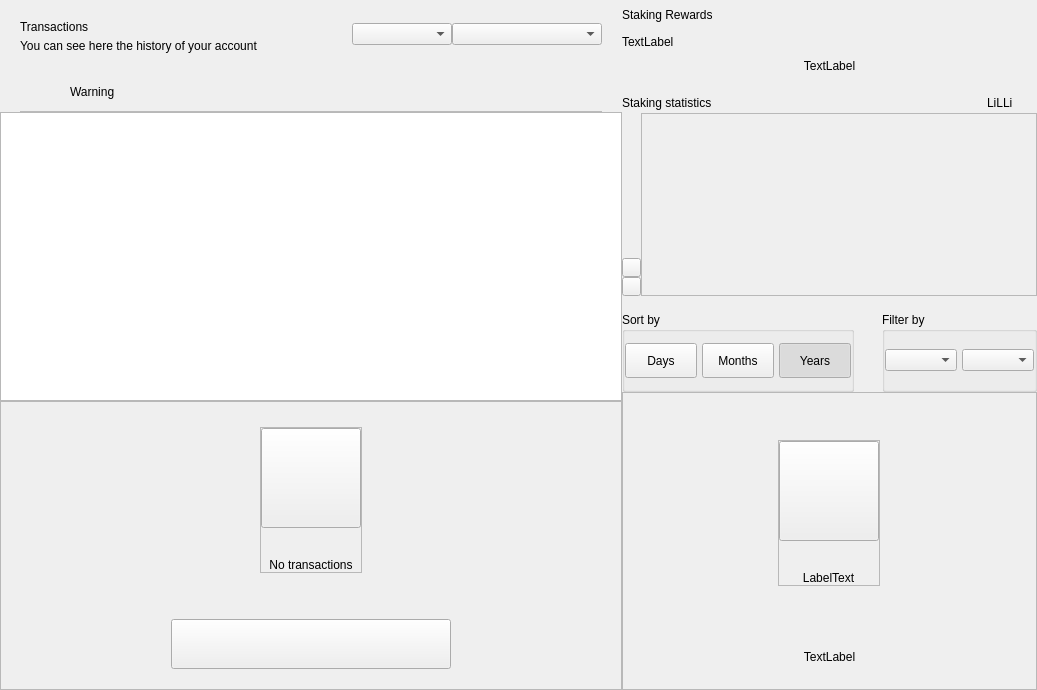
<?xml version="1.0" encoding="UTF-8"?>
<ui version="4.0">
 <class>DashboardWidget</class>
 <widget class="QWidget" name="DashboardWidget">
  <property name="geometry">
   <rect>
    <x>0</x>
    <y>0</y>
    <width>1037</width>
    <height>690</height>
   </rect>
  </property>
  <property name="windowTitle">
   <string>Form</string>
  </property>
  <layout class="QHBoxLayout" name="horizontalLayout_2" stretch="3,2">
   <property name="spacing">
    <number>0</number>
   </property>
   <property name="leftMargin">
    <number>0</number>
   </property>
   <property name="topMargin">
    <number>0</number>
   </property>
   <property name="rightMargin">
    <number>0</number>
   </property>
   <property name="bottomMargin">
    <number>0</number>
   </property>
   <item>
    <widget class="QWidget" name="left" native="true">
     <layout class="QVBoxLayout" name="left_2">
      <property name="spacing">
       <number>0</number>
      </property>
      <property name="leftMargin">
       <number>0</number>
      </property>
      <property name="topMargin">
       <number>0</number>
      </property>
      <property name="rightMargin">
       <number>0</number>
      </property>
      <property name="bottomMargin">
       <number>0</number>
      </property>
      <item>
       <layout class="QVBoxLayout" name="verticalLayout22">
        <property name="spacing">
         <number>0</number>
        </property>
        <property name="leftMargin">
         <number>20</number>
        </property>
        <property name="topMargin">
         <number>15</number>
        </property>
        <property name="rightMargin">
         <number>20</number>
        </property>
        <item>
         <widget class="QFrame" name="left_top_container">
          <layout class="QHBoxLayout" name="horizontalLayout">
           <property name="spacing">
            <number>0</number>
           </property>
           <property name="leftMargin">
            <number>0</number>
           </property>
           <property name="topMargin">
            <number>0</number>
           </property>
           <property name="rightMargin">
            <number>0</number>
           </property>
           <property name="bottomMargin">
            <number>0</number>
           </property>
           <item>
            <layout class="QVBoxLayout" name="verticalLayout_5">
             <property name="spacing">
              <number>5</number>
             </property>
             <property name="topMargin">
              <number>5</number>
             </property>
             <item>
              <widget class="QLabel" name="labelTitle">
               <property name="text">
                <string>Transactions</string>
               </property>
              </widget>
             </item>
             <item>
              <widget class="QLabel" name="labelSubtitle">
               <property name="text">
                <string>You can see here the history of your account</string>
               </property>
               <property name="alignment">
                <set>Qt::AlignLeading|Qt::AlignLeft|Qt::AlignVCenter</set>
               </property>
              </widget>
             </item>
            </layout>
           </item>
           <item>
            <spacer name="horizontalSpacer">
             <property name="orientation">
              <enum>Qt::Horizontal</enum>
             </property>
             <property name="sizeHint" stdset="0">
              <size>
               <width>40</width>
               <height>20</height>
              </size>
             </property>
            </spacer>
           </item>
           <item>
            <widget class="QComboBox" name="comboBoxSortType">
             <property name="minimumSize">
              <size>
               <width>100</width>
               <height>0</height>
              </size>
             </property>
            </widget>
           </item>
           <item>
            <widget class="QComboBox" name="comboBoxSort">
             <property name="minimumSize">
              <size>
               <width>150</width>
               <height>0</height>
              </size>
             </property>
            </widget>
           </item>
          </layout>
         </widget>
        </item>
       </layout>
      </item>
      <item>
       <spacer name="verticalSpacer">
        <property name="orientation">
         <enum>Qt::Vertical</enum>
        </property>
        <property name="sizeType">
         <enum>QSizePolicy::Fixed</enum>
        </property>
        <property name="sizeHint" stdset="0">
         <size>
          <width>20</width>
          <height>20</height>
         </size>
        </property>
       </spacer>
      </item>
      <item>
       <widget class="QWidget" name="layoutWarning" native="true">
        <layout class="QVBoxLayout" name="verticalLayout_3">
         <property name="spacing">
          <number>0</number>
         </property>
         <property name="leftMargin">
          <number>0</number>
         </property>
         <property name="topMargin">
          <number>0</number>
         </property>
         <property name="rightMargin">
          <number>0</number>
         </property>
         <property name="bottomMargin">
          <number>0</number>
         </property>
         <item>
          <widget class="QWidget" name="containerWarning" native="true">
           <layout class="QVBoxLayout" name="verticalLayout_21">
            <property name="spacing">
             <number>9</number>
            </property>
            <property name="leftMargin">
             <number>20</number>
            </property>
            <property name="topMargin">
             <number>9</number>
            </property>
            <property name="rightMargin">
             <number>20</number>
            </property>
            <property name="bottomMargin">
             <number>0</number>
            </property>
            <item>
             <widget class="QFrame" name="frameWarning">
              <property name="styleSheet">
               <string notr="true">border:none;</string>
              </property>
              <property name="frameShape">
               <enum>QFrame::StyledPanel</enum>
              </property>
              <property name="frameShadow">
               <enum>QFrame::Raised</enum>
              </property>
              <layout class="QHBoxLayout" name="horizontalLayout11" stretch="0,0,2">
               <property name="leftMargin">
                <number>0</number>
               </property>
               <property name="topMargin">
                <number>0</number>
               </property>
               <property name="rightMargin">
                <number>0</number>
               </property>
               <property name="bottomMargin">
                <number>0</number>
               </property>
               <item alignment="Qt::AlignVCenter">
                <widget class="QPushButton" name="imgWarning">
                 <property name="styleSheet">
                  <string notr="true">border:none;</string>
                 </property>
                 <property name="text">
                  <string/>
                 </property>
                 <property name="iconSize">
                  <size>
                   <width>24</width>
                   <height>24</height>
                  </size>
                 </property>
                </widget>
               </item>
               <item>
                <spacer name="horizontalSpacer_3">
                 <property name="orientation">
                  <enum>Qt::Horizontal</enum>
                 </property>
                 <property name="sizeType">
                  <enum>QSizePolicy::Fixed</enum>
                 </property>
                 <property name="sizeHint" stdset="0">
                  <size>
                   <width>12</width>
                   <height>20</height>
                  </size>
                 </property>
                </spacer>
               </item>
               <item alignment="Qt::AlignVCenter">
                <widget class="QLabel" name="lblWarning">
                 <property name="styleSheet">
                  <string notr="true"/>
                 </property>
                 <property name="text">
                  <string>Warning</string>
                 </property>
                 <property name="alignment">
                  <set>Qt::AlignBottom|Qt::AlignLeading|Qt::AlignLeft</set>
                 </property>
                </widget>
               </item>
              </layout>
             </widget>
            </item>
            <item>
             <widget class="QLabel" name="lblDivisory">
              <property name="minimumSize">
               <size>
                <width>0</width>
                <height>1</height>
               </size>
              </property>
              <property name="maximumSize">
               <size>
                <width>16777215</width>
                <height>1</height>
               </size>
              </property>
              <property name="styleSheet">
               <string notr="true">background-color:#bababa;</string>
              </property>
              <property name="text">
               <string/>
              </property>
              <property name="alignment">
               <set>Qt::AlignBottom|Qt::AlignLeading|Qt::AlignLeft</set>
              </property>
             </widget>
            </item>
           </layout>
          </widget>
         </item>
        </layout>
       </widget>
      </item>
      <item>
       <widget class="QListView" name="listTransactions">
        <property name="mouseTracking">
         <bool>true</bool>
        </property>
        <property name="selectionBehavior">
         <enum>QAbstractItemView::SelectItems</enum>
        </property>
        <property name="verticalScrollMode">
         <enum>QAbstractItemView::ScrollPerItem</enum>
        </property>
       </widget>
      </item>
      <item>
       <widget class="QFrame" name="emptyContainer">
        <property name="minimumSize">
         <size>
          <width>0</width>
          <height>100</height>
         </size>
        </property>
        <property name="frameShape">
         <enum>QFrame::StyledPanel</enum>
        </property>
        <property name="frameShadow">
         <enum>QFrame::Raised</enum>
        </property>
        <layout class="QVBoxLayout" name="verticalLayout_7" stretch="1,8,0,0">
         <property name="spacing">
          <number>0</number>
         </property>
         <property name="leftMargin">
          <number>0</number>
         </property>
         <property name="topMargin">
          <number>0</number>
         </property>
         <property name="rightMargin">
          <number>0</number>
         </property>
         <property name="bottomMargin">
          <number>20</number>
         </property>
         <item>
          <spacer name="verticalSpacer12">
           <property name="orientation">
            <enum>Qt::Vertical</enum>
           </property>
           <property name="sizeHint" stdset="0">
            <size>
             <width>20</width>
             <height>20</height>
            </size>
           </property>
          </spacer>
         </item>
         <item alignment="Qt::AlignHCenter|Qt::AlignVCenter">
          <widget class="QFrame" name="emptyScreen">
           <property name="sizePolicy">
            <sizepolicy hsizetype="Expanding" vsizetype="Expanding">
             <horstretch>0</horstretch>
             <verstretch>0</verstretch>
            </sizepolicy>
           </property>
           <property name="frameShape">
            <enum>QFrame::StyledPanel</enum>
           </property>
           <property name="frameShadow">
            <enum>QFrame::Raised</enum>
           </property>
           <layout class="QVBoxLayout" name="verticalLayout12">
            <property name="spacing">
             <number>30</number>
            </property>
            <property name="leftMargin">
             <number>0</number>
            </property>
            <property name="topMargin">
             <number>0</number>
            </property>
            <property name="rightMargin">
             <number>0</number>
            </property>
            <property name="bottomMargin">
             <number>0</number>
            </property>
            <item alignment="Qt::AlignHCenter|Qt::AlignVCenter">
             <widget class="QPushButton" name="pushImgEmpty">
              <property name="minimumSize">
               <size>
                <width>100</width>
                <height>100</height>
               </size>
              </property>
              <property name="maximumSize">
               <size>
                <width>100</width>
                <height>100</height>
               </size>
              </property>
              <property name="focusPolicy">
               <enum>Qt::NoFocus</enum>
              </property>
              <property name="text">
               <string/>
              </property>
              <property name="iconSize">
               <size>
                <width>100</width>
                <height>100</height>
               </size>
              </property>
             </widget>
            </item>
            <item alignment="Qt::AlignHCenter|Qt::AlignVCenter">
             <widget class="QLabel" name="labelEmpty">
              <property name="styleSheet">
               <string notr="true"/>
              </property>
              <property name="text">
               <string>No transactions</string>
              </property>
              <property name="alignment">
               <set>Qt::AlignCenter</set>
              </property>
             </widget>
            </item>
           </layout>
          </widget>
         </item>
         <item>
          <spacer name="verticalSpacer_21">
           <property name="orientation">
            <enum>Qt::Vertical</enum>
           </property>
           <property name="sizeHint" stdset="0">
            <size>
             <width>20</width>
             <height>40</height>
            </size>
           </property>
          </spacer>
         </item>
         <item alignment="Qt::AlignHCenter">
          <widget class="QPushButton" name="btnHowTo">
           <property name="minimumSize">
            <size>
             <width>280</width>
             <height>50</height>
            </size>
           </property>
           <property name="focusPolicy">
            <enum>Qt::NoFocus</enum>
           </property>
           <property name="text">
            <string/>
           </property>
          </widget>
         </item>
        </layout>
       </widget>
      </item>
     </layout>
    </widget>
   </item>
   <item>
    <widget class="QWidget" name="right" native="true">
     <property name="minimumSize">
      <size>
       <width>200</width>
       <height>0</height>
      </size>
     </property>
     <layout class="QVBoxLayout" name="verticalLayout_31">
      <property name="spacing">
       <number>0</number>
      </property>
      <property name="leftMargin">
       <number>0</number>
      </property>
      <property name="topMargin">
       <number>0</number>
      </property>
      <property name="rightMargin">
       <number>0</number>
      </property>
      <property name="bottomMargin">
       <number>0</number>
      </property>
      <item>
       <layout class="QVBoxLayout" name="verticalLayout_2" stretch="0,0,0,0,0,0,0">
        <property name="spacing">
         <number>0</number>
        </property>
        <item>
         <layout class="QHBoxLayout" name="horizontalLayout_3">
          <property name="spacing">
           <number>0</number>
          </property>
          <item>
           <layout class="QVBoxLayout" name="verticalLayout_6">
            <property name="spacing">
             <number>5</number>
            </property>
            <item>
             <widget class="QLabel" name="labelTitle2">
              <property name="minimumSize">
               <size>
                <width>0</width>
                <height>30</height>
               </size>
              </property>
              <property name="text">
               <string>Staking Rewards</string>
              </property>
             </widget>
            </item>
            <item>
             <widget class="QLabel" name="labelMessage">
              <property name="text">
               <string>TextLabel</string>
              </property>
             </widget>
            </item>
           </layout>
          </item>
          <item>
           <spacer name="horizontalSpacer_2">
            <property name="orientation">
             <enum>Qt::Horizontal</enum>
            </property>
            <property name="sizeType">
             <enum>QSizePolicy::MinimumExpanding</enum>
            </property>
            <property name="sizeHint" stdset="0">
             <size>
              <width>20</width>
              <height>20</height>
             </size>
            </property>
           </spacer>
          </item>
         </layout>
        </item>
        <item>
         <spacer name="verticalSpacer_4">
          <property name="orientation">
           <enum>Qt::Vertical</enum>
          </property>
          <property name="sizeType">
           <enum>QSizePolicy::Fixed</enum>
          </property>
          <property name="sizeHint" stdset="0">
           <size>
            <width>20</width>
            <height>10</height>
           </size>
          </property>
         </spacer>
        </item>
        <item>
         <layout class="QHBoxLayout" name="horizontalLayout_5" stretch="0">
          <property name="spacing">
           <number>0</number>
          </property>
          <item>
           <widget class="QLabel" name="labelAmountPiv">
            <property name="text">
             <string>TextLabel</string>
            </property>
            <property name="alignment">
             <set>Qt::AlignCenter</set>
            </property>
           </widget>
          </item>
         </layout>
        </item>
        <item>
         <spacer name="verticalSpacer_6">
          <property name="orientation">
           <enum>Qt::Vertical</enum>
          </property>
          <property name="sizeType">
           <enum>QSizePolicy::Fixed</enum>
          </property>
          <property name="sizeHint" stdset="0">
           <size>
            <width>20</width>
            <height>20</height>
           </size>
          </property>
         </spacer>
        </item>
        <item>
         <widget class="QWidget" name="layoutChart" native="true">
          <layout class="QVBoxLayout" name="verticalLayout_8" stretch="3,0">
           <property name="spacing">
            <number>16</number>
           </property>
           <property name="leftMargin">
            <number>0</number>
           </property>
           <property name="topMargin">
            <number>0</number>
           </property>
           <property name="rightMargin">
            <number>0</number>
           </property>
           <property name="bottomMargin">
            <number>0</number>
           </property>
           <item>
            <widget class="QWidget" name="verticalWidgetChart" native="true">
             <property name="minimumSize">
              <size>
               <width>0</width>
               <height>190</height>
              </size>
             </property>
             <property name="maximumSize">
              <size>
               <width>16777215</width>
               <height>16777215</height>
              </size>
             </property>
             <layout class="QVBoxLayout" name="verticalLayout_4" stretch="1,5">
              <property name="spacing">
               <number>0</number>
              </property>
              <property name="leftMargin">
               <number>0</number>
              </property>
              <property name="topMargin">
               <number>0</number>
              </property>
              <property name="rightMargin">
               <number>0</number>
              </property>
              <property name="bottomMargin">
               <number>0</number>
              </property>
              <item>
               <layout class="QHBoxLayout" name="horizontalLayout_4">
                <item>
                 <widget class="QLabel" name="labelChart">
                  <property name="text">
                   <string>Staking statistics</string>
                  </property>
                 </widget>
                </item>
                <item>
                 <spacer name="horizontalSpacer_4">
                  <property name="orientation">
                   <enum>Qt::Horizontal</enum>
                  </property>
                  <property name="sizeHint" stdset="0">
                   <size>
                    <width>40</width>
                    <height>20</height>
                   </size>
                  </property>
                 </spacer>
                </item>
                <item>
                 <widget class="QLabel" name="labelSquarePiv">
                  <property name="minimumSize">
                   <size>
                    <width>14</width>
                    <height>14</height>
                   </size>
                  </property>
                  <property name="maximumSize">
                   <size>
                    <width>14</width>
                    <height>14</height>
                   </size>
                  </property>
                  <property name="text">
                   <string/>
                  </property>
                 </widget>
                </item>
                <item>
                 <widget class="QLabel" name="labelPiv">
                  <property name="text">
                   <string>LiLLi</string>
                  </property>
                 </widget>
                </item>
                <item>
                 <spacer name="horizontalSpacer_5">
                  <property name="orientation">
                   <enum>Qt::Horizontal</enum>
                  </property>
                  <property name="sizeType">
                   <enum>QSizePolicy::Fixed</enum>
                  </property>
                  <property name="sizeHint" stdset="0">
                   <size>
                    <width>10</width>
                    <height>20</height>
                   </size>
                  </property>
                 </spacer>
                </item>
                <item>
                 <widget class="QLabel" name="labelSquarezPiv">
                  <property name="minimumSize">
                   <size>
                    <width>14</width>
                    <height>14</height>
                   </size>
                  </property>
                  <property name="maximumSize">
                   <size>
                    <width>14</width>
                    <height>14</height>
                   </size>
                  </property>
                  <property name="text">
                   <string/>
                  </property>
                 </widget>
                </item>
               </layout>
              </item>
              <item>
               <widget class="QWidget" name="chartContainer2" native="true">
                <property name="minimumSize">
                 <size>
                  <width>0</width>
                  <height>150</height>
                 </size>
                </property>
                <property name="styleSheet">
                 <string notr="true">#chartContainer{padding:0px; margin:0px;}</string>
                </property>
                <layout class="QHBoxLayout" name="horizontalLayout_11">
                 <property name="spacing">
                  <number>0</number>
                 </property>
                 <property name="leftMargin">
                  <number>0</number>
                 </property>
                 <property name="topMargin">
                  <number>0</number>
                 </property>
                 <property name="rightMargin">
                  <number>0</number>
                 </property>
                 <property name="bottomMargin">
                  <number>0</number>
                 </property>
                 <item>
                  <widget class="QWidget" name="containerChartArrow" native="true">
                   <property name="sizePolicy">
                    <sizepolicy hsizetype="Fixed" vsizetype="Preferred">
                     <horstretch>0</horstretch>
                     <verstretch>0</verstretch>
                    </sizepolicy>
                   </property>
                   <property name="minimumSize">
                    <size>
                     <width>19</width>
                     <height>0</height>
                    </size>
                   </property>
                   <property name="maximumSize">
                    <size>
                     <width>19</width>
                     <height>16777215</height>
                    </size>
                   </property>
                   <property name="styleSheet">
                    <string notr="true">#widget{
	padding:0px;
	margin:0px;
}</string>
                   </property>
                   <layout class="QVBoxLayout" name="verticalLayout_10">
                    <property name="spacing">
                     <number>0</number>
                    </property>
                    <property name="leftMargin">
                     <number>0</number>
                    </property>
                    <property name="rightMargin">
                     <number>0</number>
                    </property>
                    <property name="bottomMargin">
                     <number>0</number>
                    </property>
                    <item>
                     <spacer name="verticalSpacer_3">
                      <property name="orientation">
                       <enum>Qt::Vertical</enum>
                      </property>
                      <property name="sizeHint" stdset="0">
                       <size>
                        <width>20</width>
                        <height>127</height>
                       </size>
                      </property>
                     </spacer>
                    </item>
                    <item alignment="Qt::AlignVCenter">
                     <widget class="QWidget" name="containerArrows" native="true">
                      <layout class="QVBoxLayout" name="horizontalLayout_6" stretch="0,0">
                       <property name="spacing">
                        <number>0</number>
                       </property>
                       <property name="leftMargin">
                        <number>0</number>
                       </property>
                       <property name="topMargin">
                        <number>0</number>
                       </property>
                       <property name="rightMargin">
                        <number>0</number>
                       </property>
                       <property name="bottomMargin">
                        <number>0</number>
                       </property>
                       <item>
                        <widget class="QPushButton" name="pushButtonChartArrow">
                         <property name="minimumSize">
                          <size>
                           <width>19</width>
                           <height>19</height>
                          </size>
                         </property>
                         <property name="maximumSize">
                          <size>
                           <width>19</width>
                           <height>19</height>
                          </size>
                         </property>
                         <property name="focusPolicy">
                          <enum>Qt::NoFocus</enum>
                         </property>
                         <property name="styleSheet">
                          <string notr="true"/>
                         </property>
                         <property name="text">
                          <string/>
                         </property>
                        </widget>
                       </item>
                       <item>
                        <widget class="QPushButton" name="pushButtonChartRight">
                         <property name="minimumSize">
                          <size>
                           <width>19</width>
                           <height>19</height>
                          </size>
                         </property>
                         <property name="maximumSize">
                          <size>
                           <width>19</width>
                           <height>19</height>
                          </size>
                         </property>
                         <property name="focusPolicy">
                          <enum>Qt::NoFocus</enum>
                         </property>
                         <property name="styleSheet">
                          <string notr="true"/>
                         </property>
                         <property name="text">
                          <string/>
                         </property>
                        </widget>
                       </item>
                      </layout>
                     </widget>
                    </item>
                   </layout>
                  </widget>
                 </item>
                 <item>
                  <widget class="QFrame" name="chartContainer">
                   <property name="sizePolicy">
                    <sizepolicy hsizetype="Expanding" vsizetype="Preferred">
                     <horstretch>0</horstretch>
                     <verstretch>0</verstretch>
                    </sizepolicy>
                   </property>
                   <property name="styleSheet">
                    <string notr="true">padding:0px;
margin:0px;</string>
                   </property>
                   <property name="frameShape">
                    <enum>QFrame::StyledPanel</enum>
                   </property>
                   <property name="frameShadow">
                    <enum>QFrame::Raised</enum>
                   </property>
                  </widget>
                 </item>
                </layout>
               </widget>
              </item>
             </layout>
            </widget>
           </item>
           <item alignment="Qt::AlignVCenter">
            <widget class="QWidget" name="containerSort" native="true">
             <layout class="QHBoxLayout" name="horizontalLayout_6" stretch="3,2">
              <property name="spacing">
               <number>28</number>
              </property>
              <property name="leftMargin">
               <number>0</number>
              </property>
              <property name="topMargin">
               <number>0</number>
              </property>
              <property name="rightMargin">
               <number>0</number>
              </property>
              <property name="bottomMargin">
               <number>0</number>
              </property>
              <item>
               <widget class="QGroupBox" name="groupBoxChart">
                <property name="minimumSize">
                 <size>
                  <width>0</width>
                  <height>80</height>
                 </size>
                </property>
                <property name="maximumSize">
                 <size>
                  <width>16777215</width>
                  <height>80</height>
                 </size>
                </property>
                <property name="title">
                 <string>Sort by</string>
                </property>
                <layout class="QHBoxLayout" name="horizontalLayout_7">
                 <property name="spacing">
                  <number>5</number>
                 </property>
                 <property name="leftMargin">
                  <number>0</number>
                 </property>
                 <property name="rightMargin">
                  <number>0</number>
                 </property>
                 <item>
                  <widget class="QPushButton" name="pushButtonMonth">
                   <property name="minimumSize">
                    <size>
                     <width>50</width>
                     <height>35</height>
                    </size>
                   </property>
                   <property name="maximumSize">
                    <size>
                     <width>16777215</width>
                     <height>16777215</height>
                    </size>
                   </property>
                   <property name="focusPolicy">
                    <enum>Qt::NoFocus</enum>
                   </property>
                   <property name="text">
                    <string>Days</string>
                   </property>
                   <property name="checkable">
                    <bool>true</bool>
                   </property>
                   <property name="autoExclusive">
                    <bool>true</bool>
                   </property>
                  </widget>
                 </item>
                 <item>
                  <widget class="QPushButton" name="pushButtonYear">
                   <property name="minimumSize">
                    <size>
                     <width>50</width>
                     <height>35</height>
                    </size>
                   </property>
                   <property name="maximumSize">
                    <size>
                     <width>16777215</width>
                     <height>16777215</height>
                    </size>
                   </property>
                   <property name="focusPolicy">
                    <enum>Qt::NoFocus</enum>
                   </property>
                   <property name="text">
                    <string>Months</string>
                   </property>
                   <property name="checkable">
                    <bool>true</bool>
                   </property>
                   <property name="autoExclusive">
                    <bool>true</bool>
                   </property>
                  </widget>
                 </item>
                 <item>
                  <widget class="QPushButton" name="pushButtonAll">
                   <property name="sizePolicy">
                    <sizepolicy hsizetype="Preferred" vsizetype="Fixed">
                     <horstretch>0</horstretch>
                     <verstretch>0</verstretch>
                    </sizepolicy>
                   </property>
                   <property name="minimumSize">
                    <size>
                     <width>50</width>
                     <height>35</height>
                    </size>
                   </property>
                   <property name="maximumSize">
                    <size>
                     <width>16777215</width>
                     <height>16777215</height>
                    </size>
                   </property>
                   <property name="focusPolicy">
                    <enum>Qt::NoFocus</enum>
                   </property>
                   <property name="text">
                    <string>Years</string>
                   </property>
                   <property name="checkable">
                    <bool>true</bool>
                   </property>
                   <property name="checked">
                    <bool>true</bool>
                   </property>
                   <property name="autoExclusive">
                    <bool>true</bool>
                   </property>
                  </widget>
                 </item>
                </layout>
               </widget>
              </item>
              <item>
               <widget class="QGroupBox" name="container_chart_dropboxes">
                <property name="minimumSize">
                 <size>
                  <width>55</width>
                  <height>80</height>
                 </size>
                </property>
                <property name="maximumSize">
                 <size>
                  <width>16777215</width>
                  <height>80</height>
                 </size>
                </property>
                <property name="title">
                 <string>Filter by</string>
                </property>
                <layout class="QHBoxLayout" name="horizontalLayout_8" stretch="1,1">
                 <property name="spacing">
                  <number>5</number>
                 </property>
                 <property name="leftMargin">
                  <number>0</number>
                 </property>
                 <property name="topMargin">
                  <number>0</number>
                 </property>
                 <property name="rightMargin">
                  <number>0</number>
                 </property>
                 <property name="bottomMargin">
                  <number>0</number>
                 </property>
                 <item>
                  <widget class="QWidget" name="containerBoxMonths" native="true">
                   <property name="minimumSize">
                    <size>
                     <width>55</width>
                     <height>0</height>
                    </size>
                   </property>
                   <layout class="QHBoxLayout" name="horizontalLayout_9">
                    <property name="spacing">
                     <number>0</number>
                    </property>
                    <property name="leftMargin">
                     <number>0</number>
                    </property>
                    <property name="topMargin">
                     <number>0</number>
                    </property>
                    <property name="rightMargin">
                     <number>0</number>
                    </property>
                    <property name="bottomMargin">
                     <number>0</number>
                    </property>
                    <item>
                     <widget class="QComboBox" name="comboBoxMonths">
                      <property name="minimumSize">
                       <size>
                        <width>55</width>
                        <height>0</height>
                       </size>
                      </property>
                     </widget>
                    </item>
                   </layout>
                  </widget>
                 </item>
                 <item>
                  <widget class="QWidget" name="containerBoxYears" native="true">
                   <property name="sizePolicy">
                    <sizepolicy hsizetype="Preferred" vsizetype="Preferred">
                     <horstretch>0</horstretch>
                     <verstretch>0</verstretch>
                    </sizepolicy>
                   </property>
                   <property name="minimumSize">
                    <size>
                     <width>50</width>
                     <height>0</height>
                    </size>
                   </property>
                   <layout class="QHBoxLayout" name="horizontalLayout_10">
                    <property name="spacing">
                     <number>0</number>
                    </property>
                    <property name="leftMargin">
                     <number>0</number>
                    </property>
                    <property name="topMargin">
                     <number>0</number>
                    </property>
                    <property name="rightMargin">
                     <number>0</number>
                    </property>
                    <property name="bottomMargin">
                     <number>0</number>
                    </property>
                    <item>
                     <widget class="QComboBox" name="comboBoxYears">
                      <property name="minimumSize">
                       <size>
                        <width>40</width>
                        <height>0</height>
                       </size>
                      </property>
                     </widget>
                    </item>
                   </layout>
                  </widget>
                 </item>
                </layout>
               </widget>
              </item>
             </layout>
            </widget>
           </item>
          </layout>
         </widget>
        </item>
        <item>
         <widget class="QFrame" name="emptyContainerChart">
          <property name="minimumSize">
           <size>
            <width>0</width>
            <height>100</height>
           </size>
          </property>
          <property name="frameShape">
           <enum>QFrame::StyledPanel</enum>
          </property>
          <property name="frameShadow">
           <enum>QFrame::Raised</enum>
          </property>
          <layout class="QVBoxLayout" name="verticalLayout_71" stretch="1,8,0,0">
           <property name="spacing">
            <number>0</number>
           </property>
           <property name="leftMargin">
            <number>0</number>
           </property>
           <property name="topMargin">
            <number>0</number>
           </property>
           <property name="rightMargin">
            <number>0</number>
           </property>
           <property name="bottomMargin">
            <number>25</number>
           </property>
           <item>
            <spacer name="verticalSpacer11">
             <property name="orientation">
              <enum>Qt::Vertical</enum>
             </property>
             <property name="sizeHint" stdset="0">
              <size>
               <width>20</width>
               <height>20</height>
              </size>
             </property>
            </spacer>
           </item>
           <item alignment="Qt::AlignHCenter|Qt::AlignVCenter">
            <widget class="QFrame" name="emptyScreen1">
             <property name="sizePolicy">
              <sizepolicy hsizetype="Expanding" vsizetype="Expanding">
               <horstretch>0</horstretch>
               <verstretch>0</verstretch>
              </sizepolicy>
             </property>
             <property name="frameShape">
              <enum>QFrame::StyledPanel</enum>
             </property>
             <property name="frameShadow">
              <enum>QFrame::Raised</enum>
             </property>
             <layout class="QVBoxLayout" name="verticalLayout">
              <property name="spacing">
               <number>30</number>
              </property>
              <property name="leftMargin">
               <number>0</number>
              </property>
              <property name="topMargin">
               <number>0</number>
              </property>
              <property name="rightMargin">
               <number>0</number>
              </property>
              <property name="bottomMargin">
               <number>0</number>
              </property>
              <item alignment="Qt::AlignHCenter|Qt::AlignVCenter">
               <widget class="QPushButton" name="pushImgEmptyChart">
                <property name="minimumSize">
                 <size>
                  <width>100</width>
                  <height>100</height>
                 </size>
                </property>
                <property name="maximumSize">
                 <size>
                  <width>100</width>
                  <height>100</height>
                 </size>
                </property>
                <property name="focusPolicy">
                 <enum>Qt::NoFocus</enum>
                </property>
                <property name="text">
                 <string/>
                </property>
                <property name="iconSize">
                 <size>
                  <width>100</width>
                  <height>100</height>
                 </size>
                </property>
               </widget>
              </item>
              <item alignment="Qt::AlignHCenter|Qt::AlignVCenter">
               <widget class="QLabel" name="labelEmptyChart">
                <property name="styleSheet">
                 <string notr="true"/>
                </property>
                <property name="text">
                 <string>LabelText</string>
                </property>
                <property name="alignment">
                 <set>Qt::AlignCenter</set>
                </property>
               </widget>
              </item>
             </layout>
            </widget>
           </item>
           <item>
            <spacer name="verticalSpacer_2">
             <property name="orientation">
              <enum>Qt::Vertical</enum>
             </property>
             <property name="sizeHint" stdset="0">
              <size>
               <width>20</width>
               <height>40</height>
              </size>
             </property>
            </spacer>
           </item>
           <item>
            <widget class="QLabel" name="labelMessageEmpty">
             <property name="styleSheet">
              <string notr="true">#labelMessageEmpty {
	padding-left:30px;
	padding-right:30px;
}</string>
             </property>
             <property name="text">
              <string>TextLabel</string>
             </property>
             <property name="alignment">
              <set>Qt::AlignCenter</set>
             </property>
             <property name="wordWrap">
              <bool>true</bool>
             </property>
            </widget>
           </item>
          </layout>
         </widget>
        </item>
        <item>
         <widget class="QWidget" name="layoutShadow" native="true">
          <layout class="QVBoxLayout" name="verticalLayout_9">
           <property name="spacing">
            <number>0</number>
           </property>
           <property name="leftMargin">
            <number>0</number>
           </property>
           <property name="topMargin">
            <number>0</number>
           </property>
           <property name="rightMargin">
            <number>0</number>
           </property>
           <property name="bottomMargin">
            <number>0</number>
           </property>
          </layout>
         </widget>
        </item>
       </layout>
      </item>
     </layout>
    </widget>
   </item>
  </layout>
 </widget>
 <resources/>
 <connections/>
</ui>
